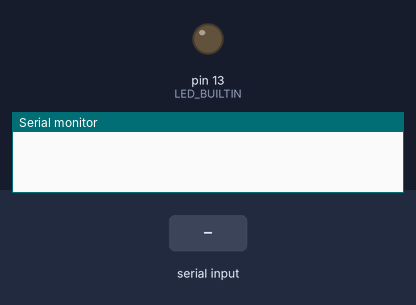
This sketch was run on a simulated Arduino Uno, built with avr-gcc and run on an emulated ATmega328P. Parts: output pins drawn as LEDs (lit = HIGH), the last lines printed to the serial monitor. The test bench sets the inputs (shaded band).

Above: at 1.2 s.
1.3 s: "1\n" received over Serial
At 1.9 s:
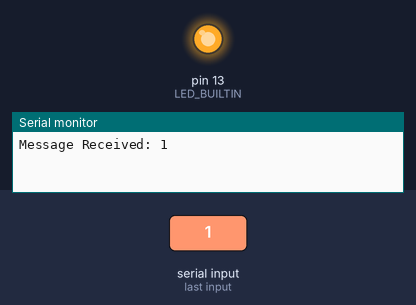
2.8 s: "0\n" received over Serial
At 4.2 s:
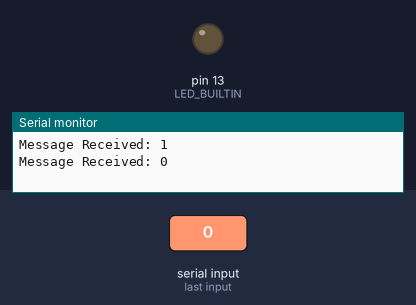
Timing chart, 0 to 5.8 s (numbered marks = the images above; inputs shaded):
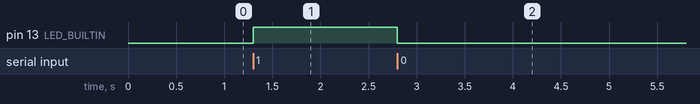

Measured:
- after the input at 1.3 s, pin 13 (LED_BUILTIN): LOW → HIGH at once
- after the input at 2.8 s, pin 13 (LED_BUILTIN): HIGH → LOW at once

The sketch:

SerialRead.ino
```cpp
String inData;

void setup() {
  // initialize serial:
  Serial.begin(115200);
    pinMode(LED_BUILTIN, OUTPUT);

  // reserve 200 bytes for the inputString:
}

void loop() {
    while (Serial.available() > 0)
    {
        char recieved = Serial.read();
        inData += recieved;

        // Process message when new line character is recieved
        if (recieved == '\n')
        {
            Serial.print("Message Received: ");
            Serial.print(inData);

            int x = inData.toInt();
            if(x == 1){
               digitalWrite(LED_BUILTIN, HIGH);   // turn the LED on (HIGH is the voltage level)
            }
            else if (x == 0){
               digitalWrite(LED_BUILTIN, LOW);   // turn the LED off
            }

            inData = ""; // Clear recieved buffer
        }
    }
}
```
